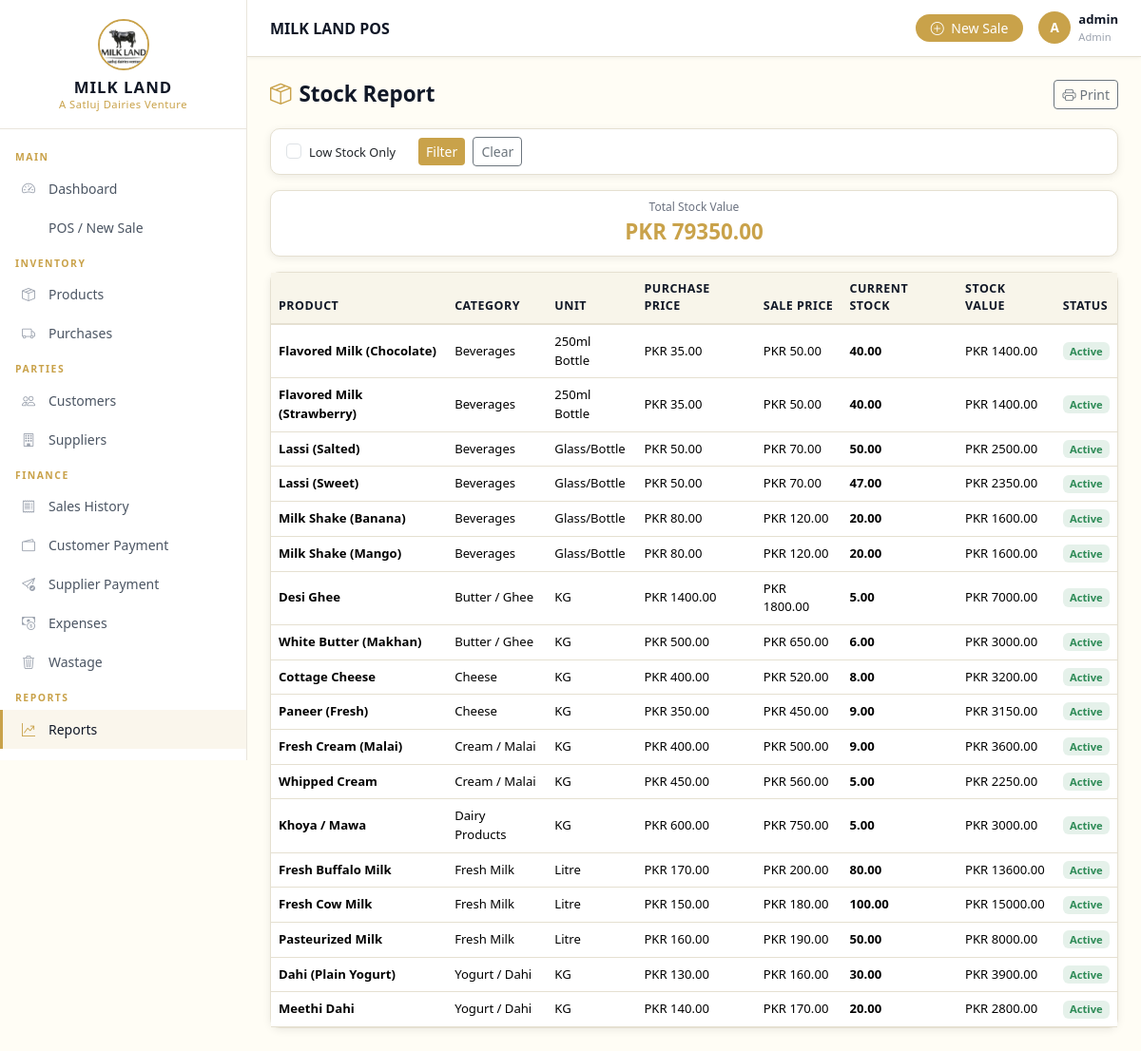
Screenshot of /reports/stock/ (signed in) with the database file from the repository.
### apps/products/models.py (models this page shows, shortened)
class Product(models.Model):
    UNIT_CHOICES = [
        ('KG', 'KG'),
        ('Gram', 'Gram'),
        ('Litre', 'Litre'),
        ('Piece', 'Piece'),
        ('Jar', 'Jar'),
        ('Bottle', 'Bottle'),
        ('Glass', 'Glass'),
        ('Glass/Bottle', 'Glass/Bottle'),
        ('250ml Bottle', '250ml Bottle'),
        ('250 Gram', '250 Gram'),
        ('Other', 'Other'),
    ]
    name = models.CharField(max_length=200)
    category = models.ForeignKey(Category, on_delete=models.SET_NULL, null=True, blank=True, related_name='products')
    unit_type = models.CharField(max_length=50, choices=UNIT_CHOICES, default='KG')
    purchase_price = models.DecimalField(max_digits=10, decimal_places=2, default=Decimal('0.00'))
    sale_price = models.DecimalField(max_digits=10, decimal_places=2, default=Decimal('0.00'))
    current_stock = models.DecimalField(max_digits=10, decimal_places=2, default=Decimal('0.00'))
    minimum_stock_level = models.DecimalField(max_digits=10, decimal_places=2, default=Decimal('5.00'))
    expiry_date = models.DateField(null=True, blank=True)
    is_active = models.BooleanField(default=True)
    created_at = models.DateTimeField(auto_now_add=True)
    updated_at = models.DateTimeField(auto_now=True)
    updated_by = models.ForeignKey(User, on_delete=models.SET_NULL, null=True, blank=True)
    class Meta:
        ordering = ['name']
    @property
    def is_low_stock(self):
        return self.current_stock <= self.minimum_stock_level

class Category(models.Model):
    name = models.CharField(max_length=200)
    description = models.TextField(blank=True)
    is_active = models.BooleanField(default=True)
    created_at = models.DateTimeField(auto_now_add=True)
    updated_at = models.DateTimeField(auto_now=True)
    class Meta:
        verbose_name_plural = 'Categories'
        ordering = ['name']

### apps/reports/views.py (the view)
# urls.py: path('stock/', views.stock_report, name='stock'),
@login_required
def stock_report(request):
    products = Product.objects.select_related('category').filter(is_active=True).order_by('category__name', 'name')
    low_stock_only = request.GET.get('low_stock', '')
    if low_stock_only:
        products = [p for p in products if p.is_low_stock]
    total_value = sum(p.current_stock * p.purchase_price for p in products)
    return render(request, 'reports/stock_report.html', {
        'products': products, 'total_value': total_value, 'low_stock_only': low_stock_only
    })

### apps/core/context_processors.py (called while the page is built)
def business_settings(request):
    settings = BusinessSettings.get_settings()
    return {'business': settings}

### apps/core/models.py (called while the page is built)
    @classmethod
    def get_settings(cls):
        obj, _ = cls.objects.get_or_create(pk=1)
        return obj

### apps/core/templatetags/app_filters.py (called while the page is built)
@register.filter
def multiply(value, arg):
    try:
        return Decimal(str(value)) * Decimal(str(arg))
    except Exception:
        return 0

### templates/reports/stock_report.html (shortened to what this page needs)
{% extends 'base.html' %}
{% load app_filters %}
{% block content %}
<div class="page-header">
  <h1><i class="bi bi-box-seam me-2 text-gold"></i>Stock Report</h1>
  <div class="d-flex gap-2">
    <button onclick="window.print()" class="btn btn-outline-secondary btn-sm no-print"><i class="bi bi-printer me-1"></i>Print</button>
  </div>
</div>
<div class="card mb-3 no-print">
  <div class="card-body py-2">
    <form method="get" class="row g-2 align-items-center">
      <div class="col-sm-auto">
        <div class="form-check form-check-inline">
          <input type="checkbox" name="low_stock" id="lowStockFilter" class="form-check-input" {% if low_stock_only %}checked{% endif %} value="1">
          <label for="lowStockFilter" class="form-check-label" style="font-size:0.8rem;">Low Stock Only</label>
        </div>
      </div>
      <div class="col-sm-auto">
        <button type="submit" class="btn btn-gold btn-sm">Filter</button>
        <a href="{% url 'reports:stock' %}" class="btn btn-outline-secondary btn-sm ms-1">Clear</a>
      </div>
    </form>
  </div>
</div>
<div class="card mb-3">
  <div class="card-body py-2 text-center">
    <div style="font-size:0.75rem;color:var(--text-light);">Total Stock Value</div>
    <div style="font-size:1.4rem;font-weight:800;color:var(--accent-gold);">PKR {{ total_value|floatformat:2 }}</div>
  </div>
</div>
<div class="card">
  <div class="card-body p-0">
    <table class="table table-hover mb-0" style="font-size:0.82rem;">
      <thead><tr><th>Product</th><th>Category</th><th>Unit</th><th>Purchase Price</th><th>Sale Price</th><th>Current Stock</th><th>Stock Value</th><th>Status</th></tr></thead>
      <tbody>
        {% for product in products %}
        <tr {% if product.is_low_stock %}class="low-stock-row"{% endif %}>
          <td><strong>{{ product.name }}</strong>{% if product.is_low_stock %} <span class="badge badge-low-stock ms-1">Low</span>{% endif %}</td>
          <td>{{ product.category.name|default:"-" }}</td>
          <td>{{ product.unit_type }}</td>
          <td>PKR {{ product.purchase_price|floatformat:2 }}</td>
          <td>PKR {{ product.sale_price|floatformat:2 }}</td>
          <td><strong {% if product.is_low_stock %}style="color:var(--danger-red);"{% endif %}>{{ product.current_stock }}</strong></td>
          <td>PKR {{ product.current_stock|multiply:product.purchase_price|floatformat:2 }}</td>
          <td>{% if product.is_active %}<span class="badge" style="background:rgba(46,139,87,0.12);color:var(--success-green);font-size:0.7rem;">Active</span>{% else %}<span class="badge bg-secondary" style="font-size:0.7rem;">Inactive</span>{% endif %}</td>
        </tr>
        {% empty %}
        <tr><td colspan="8" class="text-center text-muted py-4">No products found.</td></tr>
        {% endfor %}
      </tbody>
    </table>
  </div>
</div>
{% endblock %}

### templates/partials/navbar.html (shortened to what this page needs)
{% load static %}
<header class="top-navbar">
  <div class="d-flex align-items-center gap-3">
    <span class="page-title">{% block navbar_title %}MILK LAND POS{% endblock %}</span>
  </div>
  <div class="navbar-right">
    <a href="{% url 'sales:pos' %}" class="btn btn-sm btn-gold rounded-pill px-3">
      <i class="bi bi-plus-circle me-1"></i> New Sale
    </a>
    <div class="navbar-user">
      <div class="user-avatar">{{ user.username|first|upper }}</div>
      <div>
        <div style="font-size:0.82rem;font-weight:600;">{{ user.get_full_name|default:user.username }}</div>
        <div style="font-size:0.7rem;color:#9CA3AF;">{% if user.is_staff %}Admin{% else %}Sales Staff{% endif %}</div>
      </div>
    </div>
  </div>
</header>

### static/css/style.css (style rules this page uses)
:root { --primary-dark: #111827; --secondary-dark: #1F2937; --cream-bg: #FFFDF5; --soft-cream: #F8F5EA; --accent-gold: #C9A24A; --success-green: #2E8B57; --border-color: #E5E0D1; --danger-red: #DC3545; --sidebar-width: 260px; --sidebar-bg: #111827; --navbar-height: 60px; --text-light: #6B7280; --text-dark: #111827; --card-shadow: 0 2px 8px rgba(0,0,0,0.08); }
* { box-sizing: border-box; }
body { font-family: 'Segoe UI', system-ui, -apple-system, sans-serif; background-color: var(--cream-bg); color: var(--text-dark); margin: 0; }
.top-navbar { position: sticky; top: 0; height: var(--navbar-height); background: #fff; border-bottom: 1px solid var(--border-color); display: flex; align-items: center; justify-content: space-between; padding: 0 24px; z-index: 100; box-shadow: 0 1px 4px rgba(0,0,0,0.06); }
.top-navbar .page-title { font-weight: 600; font-size: 1rem; color: var(--text-dark); }
.top-navbar .navbar-right { display: flex; align-items: center; gap: 16px; }
.navbar-user { display: flex; align-items: center; gap: 8px; font-size: 0.85rem; color: var(--text-dark); }
.navbar-user .user-avatar { width: 34px; height: 34px; border-radius: 50%; background: var(--accent-gold); display: flex; align-items: center; justify-content: center; color: #fff; font-weight: 700; font-size: 0.85rem; }
.card { border: 1px solid var(--border-color); border-radius: 10px; box-shadow: var(--card-shadow); background: #fff; }
.btn-gold { background: var(--accent-gold); color: #fff; border: none; }
.table { font-size: 0.875rem; }
.table th { background: var(--soft-cream); color: var(--text-dark); font-weight: 600; font-size: 0.78rem; text-transform: uppercase; letter-spacing: 0.5px; border-bottom: 2px solid var(--border-color); }
.table td { vertical-align: middle; border-color: var(--border-color); }
.page-header { display: flex; align-items: center; justify-content: space-between; margin-bottom: 20px; flex-wrap: wrap; gap: 12px; }
.page-header h1 { font-size: 1.4rem; font-weight: 700; color: var(--text-dark); margin: 0; }
.text-gold { color: var(--accent-gold) !important; }

### rows the page displays
Product: name "Flavored Milk (Chocolate)", category.name "Beverages", unit_type "250ml Bottle", purchase_price "35.00", sale_price "50.00", current_stock "40.00", current_stock|multiply "1400.00", is_active "Active"
Product: name "Flavored Milk (Strawberry)", category.name "Beverages", unit_type "250ml Bottle", purchase_price "35.00", sale_price "50.00", current_stock "40.00", current_stock|multiply "1400.00", is_active "Active"
Product: name "Lassi (Salted)", category.name "Beverages", unit_type "Glass/Bottle", purchase_price "50.00", sale_price "70.00", current_stock "50.00", current_stock|multiply "2500.00", is_active "Active"
Product: name "Lassi (Sweet)", category.name "Beverages", unit_type "Glass/Bottle", purchase_price "50.00", sale_price "70.00", current_stock "47.00", current_stock|multiply "2350.00", is_active "Active"
Product: name "Milk Shake (Banana)", category.name "Beverages", unit_type "Glass/Bottle", purchase_price "80.00", sale_price "120.00", current_stock "20.00", current_stock|multiply "1600.00", is_active "Active"
Product: name "Milk Shake (Mango)", category.name "Beverages", unit_type "Glass/Bottle", purchase_price "80.00", sale_price "120.00", current_stock "20.00", current_stock|multiply "1600.00", is_active "Active"
Product: name "Desi Ghee", category.name "Butter / Ghee", unit_type "KG", purchase_price "1400.00", sale_price "1800.00", current_stock "5.00", current_stock|multiply "7000.00", is_active "Active"
Product: name "White Butter (Makhan)", category.name "Butter / Ghee", unit_type "KG", purchase_price "500.00", sale_price "650.00", current_stock "6.00", current_stock|multiply "3000.00", is_active "Active"
Product: name "Cottage Cheese", category.name "Cheese", unit_type "KG", purchase_price "400.00", sale_price "520.00", current_stock "8.00", current_stock|multiply "3200.00", is_active "Active"
Product: name "Paneer (Fresh)", category.name "Cheese", unit_type "KG", purchase_price "350.00", sale_price "450.00", current_stock "9.00", current_stock|multiply "3150.00", is_active "Active"
Product: name "Fresh Cream (Malai)", category.name "Cream / Malai", unit_type "KG", purchase_price "400.00", sale_price "500.00", current_stock "9.00", current_stock|multiply "3600.00", is_active "Active"
Product: name "Whipped Cream", category.name "Cream / Malai", unit_type "KG", purchase_price "450.00", sale_price "560.00", current_stock "5.00", current_stock|multiply "2250.00", is_active "Active"
Product: name "Khoya / Mawa", category.name "Dairy Products", unit_type "KG", purchase_price "600.00", sale_price "750.00", current_stock "5.00", current_stock|multiply "3000.00", is_active "Active"
Product: name "Fresh Buffalo Milk", category.name "Fresh Milk", unit_type "Litre", purchase_price "170.00", sale_price "200.00", current_stock "80.00", current_stock|multiply "13600.00", is_active "Active"
Product: name "Fresh Cow Milk", category.name "Fresh Milk", unit_type "Litre", purchase_price "150.00", sale_price "180.00", current_stock "100.00", current_stock|multiply "15000.00", is_active "Active"
Product: name "Pasteurized Milk", category.name "Fresh Milk", unit_type "Litre", purchase_price "160.00", sale_price "190.00", current_stock "50.00", current_stock|multiply "8000.00", is_active "Active"
Product: name "Dahi (Plain Yogurt)", category.name "Yogurt / Dahi", unit_type "KG", purchase_price "130.00", sale_price "160.00", current_stock "30.00", current_stock|multiply "3900.00", is_active "Active"
Product: name "Meethi Dahi", category.name "Yogurt / Dahi", unit_type "KG", purchase_price "140.00", sale_price "170.00", current_stock "20.00", current_stock|multiply "2800.00", is_active "Active"

### other values shown
{{ user.username|first|upper }} "A"
{{ user.get_full_name|default:user.username }} "admin"
{{ total_value|floatformat:2 }} "79350.00"
